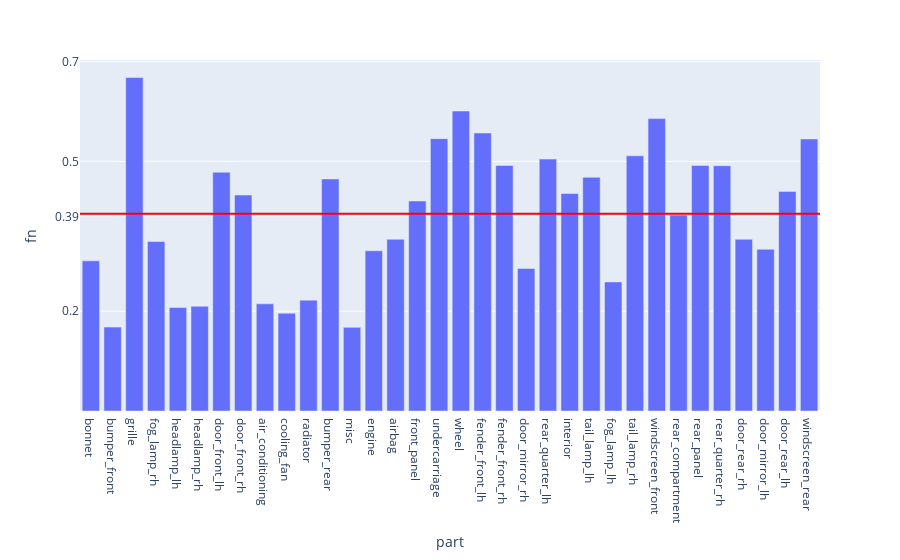

Write notebook code for a chart like this one.
### Code cell
fig = px.bar(evalMetrics, x = 'part', y = 'fn')

fig.add_hline(y=avgFn, line_width=2, line_color="red")

fig.update_layout(
    yaxis = dict(
        tickmode = 'array',
        tickvals = [np.format_float_positional(avgFn, 2), 0.2, 0.5, 0.7],
    )
)
fig

### Figure 1 — Plotly figure (JSON) as saved in the notebook; plotly's stock layout.template omitted (floating-point values rounded to 4 significant figures)
{"data": [{"alignmentgroup": "True", "hovertemplate": "part=%{x}<br>fn=%{y}<extra></extra>", "legendgroup": "", "marker": {"color": "#636efa", "pattern": {"shape": ""}}, "name": "", "offsetgroup": "", "orientation": "v", "showlegend": false, "textposition": "auto", "type": "bar", "x": ["bonnet", "bumper_front", "grille", "fog_lamp_rh", "headlamp_lh", "headlamp_rh", "door_front_lh", "door_front_rh", "air_conditioning", "cooling_fan", "radiator", "bumper_rear", "misc", "engine", "airbag", "front_panel", "undercarriage", "wheel", "fender_front_lh", "fender_front_rh", "door_mirror_rh", "rear_quarter_lh", "interior", "tail_lamp_lh", "fog_lamp_lh", "tail_lamp_rh", "windscreen_front", "rear_compartment", "rear_panel", "rear_quarter_rh", "door_rear_rh", "door_mirror_lh", "door_rear_lh", "windscreen_rear"], "xaxis": "x", "y": [0.3008, 0.1681, 0.668, 0.3395, 0.2074, 0.2098, 0.4782, 0.4326, 0.2146, 0.196, 0.2221, 0.4648, 0.1676, 0.3211, 0.344, 0.4207, 0.5456, 0.601, 0.5569, 0.4919, 0.2855, 0.5047, 0.4359, 0.4682, 0.2585, 0.5113, 0.5858, 0.3926, 0.492, 0.4914, 0.3442, 0.324, 0.44, 0.5451], "yaxis": "y"}], "layout": {"barmode": "relative", "legend": {"tracegroupgap": 0}, "margin": {"t": 60}, "shapes": [{"line": {"color": "red", "width": 2}, "type": "line", "x0": 0, "x1": 1, "xref": "x domain", "y0": 0.395, "y1": 0.395, "yref": "y"}], "xaxis": {"anchor": "y", "domain": [0, 1], "title": {"text": "part"}}, "yaxis": {"anchor": "x", "domain": [0, 1], "tickmode": "array", "tickvals": ["0.39", 0.2, 0.5, 0.7], "title": {"text": "fn"}}}}
